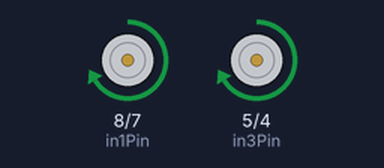
Recording of a sketch running on a simulated Arduino Uno, built with avr-gcc and run on an emulated ATmega328P. Shown: motor-driver pin pairs drawn as motors (green arrow = first pin HIGH = forward, orange = second pin HIGH = backward, longer = more drive, scaled by the enable pin).

Above: at 1.0 s.
At 3.0 s:
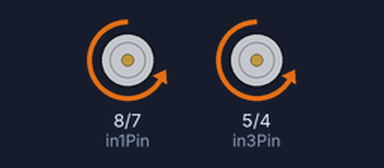
At 7.0 s:
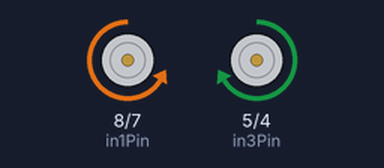
At 11.0 s:
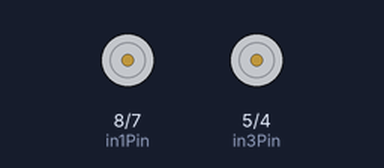
Timing chart, 0 to 15.6 s (numbered marks = the images above):
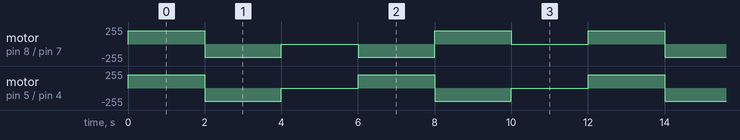

Measured:
- by itself, motor on pin 5 (in3Pin) / pin 4 (in4Pin): repeats every 6.0 s: backward 200/255 2.0 s, stopped 2.0 s, forward 200/255 2.0 s
- by itself, motor on pin 8 (in1Pin) / pin 7 (in2Pin): repeats every 12.0 s: backward 200/255 2.0 s, stopped 2.0 s, backward 200/255 2.0 s, forward 200/255 2.0 s, stopped 2.0 s, forward 200/255 2.0 s

The sketch:

app.ino
```cpp
int ENAPin = 9;
int in1Pin = 8;
int in2Pin = 7;

int ENBPin = 3;
int in3Pin = 5;
int in4Pin = 4;

void setup()
{
    pinMode(in1Pin, OUTPUT);
    pinMode(in2Pin, OUTPUT);
    pinMode(in3Pin, OUTPUT);
    pinMode(in4Pin, OUTPUT);

    analogWrite(ENAPin, 200);
    analogWrite(ENBPin, 200);
}

void loop()
{
    // 전진
    digitalWrite(in1Pin, HIGH);
    digitalWrite(in2Pin, LOW);
    digitalWrite(in3Pin, HIGH);
    digitalWrite(in4Pin, LOW);
    delay(2000);

    // 후진
    digitalWrite(in1Pin, LOW);
    digitalWrite(in2Pin, HIGH);
    digitalWrite(in3Pin, LOW);
    digitalWrite(in4Pin, HIGH);
    delay(2000);

    // 정지
    digitalWrite(in1Pin, LOW);
    digitalWrite(in2Pin, LOW);
    digitalWrite(in3Pin, LOW);
    digitalWrite(in4Pin, LOW);
    delay(2000);

    // 좌회전 (L: 후진, R: 전진)
    digitalWrite(in1Pin, LOW);
    digitalWrite(in2Pin, HIGH);
    digitalWrite(in3Pin, HIGH);
    digitalWrite(in4Pin, LOW);
    delay(2000);

    // 우회전 (L: 전진, R: 후진)
    digitalWrite(in1Pin, HIGH);
    digitalWrite(in2Pin, LOW);
    digitalWrite(in3Pin, LOW);
    digitalWrite(in4Pin, HIGH);
    delay(2000);

    // 정지
    digitalWrite(in1Pin, LOW);
    digitalWrite(in2Pin, LOW);
    digitalWrite(in3Pin, LOW);
    digitalWrite(in4Pin, LOW);
    delay(2000);
}
```
